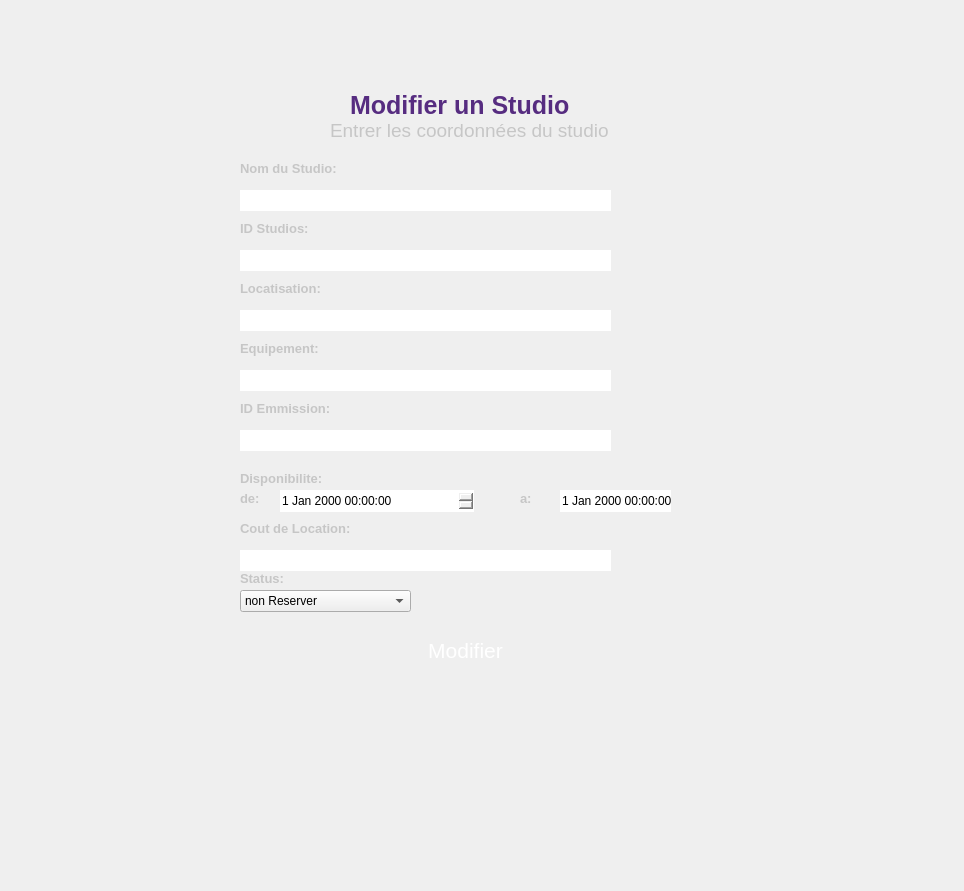
<?xml version="1.0" encoding="UTF-8"?>
<ui version="4.0">
 <class>updatestudios</class>
 <widget class="QDialog" name="updatestudios">
  <property name="geometry">
   <rect>
    <x>0</x>
    <y>0</y>
    <width>964</width>
    <height>891</height>
   </rect>
  </property>
  <property name="windowTitle">
   <string>Dialog</string>
  </property>
  <property name="styleSheet">
   <string notr="true">background-image: url(:/Sign In (1).png);</string>
  </property>
  <widget class="QLabel" name="label">
   <property name="geometry">
    <rect>
     <x>220</x>
     <y>20</y>
     <width>511</width>
     <height>671</height>
    </rect>
   </property>
   <property name="font">
    <font>
     <pointsize>12</pointsize>
    </font>
   </property>
   <property name="styleSheet">
    <string notr="true">border-image: url(:/Solid_white.png);
border: none;
border-radius:45px;</string>
   </property>
   <property name="text">
    <string/>
   </property>
  </widget>
  <widget class="QGroupBox" name="groupBox">
   <property name="geometry">
    <rect>
     <x>240</x>
     <y>140</y>
     <width>431</width>
     <height>481</height>
    </rect>
   </property>
   <property name="styleSheet">
    <string notr="true">background-image: url(:/Solid_white.png);
border: none;</string>
   </property>
   <property name="title">
    <string/>
   </property>
   <widget class="QLabel" name="label_5">
    <property name="geometry">
     <rect>
      <x>0</x>
      <y>20</y>
      <width>111</width>
      <height>16</height>
     </rect>
    </property>
    <property name="font">
     <font>
      <family>MS Sans Serif</family>
      <pointsize>10</pointsize>
      <weight>75</weight>
      <bold>true</bold>
     </font>
    </property>
    <property name="styleSheet">
     <string notr="true">color: rgb(198, 198, 198);</string>
    </property>
    <property name="text">
     <string>Nom du Studio:</string>
    </property>
   </widget>
   <widget class="QLineEdit" name="nom">
    <property name="geometry">
     <rect>
      <x>0</x>
      <y>50</y>
      <width>371</width>
      <height>21</height>
     </rect>
    </property>
    <property name="font">
     <font>
      <pointsize>14</pointsize>
     </font>
    </property>
    <property name="styleSheet">
     <string notr="true">border:2px;</string>
    </property>
   </widget>
   <widget class="QLabel" name="label_6">
    <property name="geometry">
     <rect>
      <x>0</x>
      <y>80</y>
      <width>131</width>
      <height>16</height>
     </rect>
    </property>
    <property name="font">
     <font>
      <family>MS Sans Serif</family>
      <pointsize>10</pointsize>
      <weight>75</weight>
      <bold>true</bold>
     </font>
    </property>
    <property name="styleSheet">
     <string notr="true">color: rgb(198, 198, 198);</string>
    </property>
    <property name="text">
     <string>ID Studios:</string>
    </property>
   </widget>
   <widget class="QLineEdit" name="id1">
    <property name="geometry">
     <rect>
      <x>0</x>
      <y>110</y>
      <width>371</width>
      <height>21</height>
     </rect>
    </property>
    <property name="font">
     <font>
      <pointsize>14</pointsize>
     </font>
    </property>
    <property name="styleSheet">
     <string notr="true">border:2px;</string>
    </property>
   </widget>
   <widget class="QLabel" name="label_7">
    <property name="geometry">
     <rect>
      <x>0</x>
      <y>140</y>
      <width>131</width>
      <height>16</height>
     </rect>
    </property>
    <property name="font">
     <font>
      <family>MS Sans Serif</family>
      <pointsize>10</pointsize>
      <weight>75</weight>
      <bold>true</bold>
     </font>
    </property>
    <property name="styleSheet">
     <string notr="true">color: rgb(198, 198, 198);</string>
    </property>
    <property name="text">
     <string>Locatisation:</string>
    </property>
   </widget>
   <widget class="QLineEdit" name="loc">
    <property name="geometry">
     <rect>
      <x>0</x>
      <y>170</y>
      <width>371</width>
      <height>21</height>
     </rect>
    </property>
    <property name="font">
     <font>
      <pointsize>14</pointsize>
     </font>
    </property>
    <property name="styleSheet">
     <string notr="true">border:2px;</string>
    </property>
   </widget>
   <widget class="QLineEdit" name="eq">
    <property name="geometry">
     <rect>
      <x>0</x>
      <y>230</y>
      <width>371</width>
      <height>21</height>
     </rect>
    </property>
    <property name="font">
     <font>
      <pointsize>14</pointsize>
     </font>
    </property>
    <property name="styleSheet">
     <string notr="true">border:2px;</string>
    </property>
   </widget>
   <widget class="QLabel" name="label_8">
    <property name="geometry">
     <rect>
      <x>0</x>
      <y>200</y>
      <width>131</width>
      <height>16</height>
     </rect>
    </property>
    <property name="font">
     <font>
      <family>MS Sans Serif</family>
      <pointsize>10</pointsize>
      <weight>75</weight>
      <bold>true</bold>
     </font>
    </property>
    <property name="styleSheet">
     <string notr="true">color: rgb(198, 198, 198);</string>
    </property>
    <property name="text">
     <string>Equipement:</string>
    </property>
   </widget>
   <widget class="QLabel" name="label_9">
    <property name="geometry">
     <rect>
      <x>0</x>
      <y>260</y>
      <width>131</width>
      <height>16</height>
     </rect>
    </property>
    <property name="font">
     <font>
      <family>MS Sans Serif</family>
      <pointsize>10</pointsize>
      <weight>75</weight>
      <bold>true</bold>
     </font>
    </property>
    <property name="styleSheet">
     <string notr="true">color: rgb(198, 198, 198);</string>
    </property>
    <property name="text">
     <string>ID Emmission:</string>
    </property>
   </widget>
   <widget class="QLineEdit" name="id2">
    <property name="geometry">
     <rect>
      <x>0</x>
      <y>290</y>
      <width>371</width>
      <height>21</height>
     </rect>
    </property>
    <property name="font">
     <font>
      <pointsize>14</pointsize>
     </font>
    </property>
    <property name="styleSheet">
     <string notr="true">border:2px;</string>
    </property>
   </widget>
   <widget class="QLabel" name="label_10">
    <property name="geometry">
     <rect>
      <x>0</x>
      <y>430</y>
      <width>131</width>
      <height>16</height>
     </rect>
    </property>
    <property name="font">
     <font>
      <family>MS Sans Serif</family>
      <pointsize>10</pointsize>
      <weight>75</weight>
      <bold>true</bold>
     </font>
    </property>
    <property name="styleSheet">
     <string notr="true">color: rgb(198, 198, 198);</string>
    </property>
    <property name="text">
     <string>Status:</string>
    </property>
   </widget>
   <widget class="QLabel" name="label_11">
    <property name="geometry">
     <rect>
      <x>0</x>
      <y>380</y>
      <width>131</width>
      <height>16</height>
     </rect>
    </property>
    <property name="font">
     <font>
      <family>MS Sans Serif</family>
      <pointsize>10</pointsize>
      <weight>75</weight>
      <bold>true</bold>
     </font>
    </property>
    <property name="styleSheet">
     <string notr="true">color: rgb(198, 198, 198);</string>
    </property>
    <property name="text">
     <string>Cout de Location:</string>
    </property>
   </widget>
   <widget class="QLabel" name="label_12">
    <property name="geometry">
     <rect>
      <x>0</x>
      <y>330</y>
      <width>131</width>
      <height>16</height>
     </rect>
    </property>
    <property name="font">
     <font>
      <family>MS Sans Serif</family>
      <pointsize>10</pointsize>
      <weight>75</weight>
      <bold>true</bold>
     </font>
    </property>
    <property name="styleSheet">
     <string notr="true">color: rgb(198, 198, 198);</string>
    </property>
    <property name="text">
     <string>Disponibilite:</string>
    </property>
   </widget>
   <widget class="QLineEdit" name="cout">
    <property name="geometry">
     <rect>
      <x>0</x>
      <y>410</y>
      <width>371</width>
      <height>21</height>
     </rect>
    </property>
    <property name="font">
     <font>
      <pointsize>14</pointsize>
     </font>
    </property>
    <property name="styleSheet">
     <string notr="true">border:2px;</string>
    </property>
   </widget>
   <widget class="QDateTimeEdit" name="date1">
    <property name="geometry">
     <rect>
      <x>40</x>
      <y>350</y>
      <width>194</width>
      <height>22</height>
     </rect>
    </property>
   </widget>
   <widget class="QDateTimeEdit" name="date2">
    <property name="geometry">
     <rect>
      <x>320</x>
      <y>350</y>
      <width>194</width>
      <height>22</height>
     </rect>
    </property>
   </widget>
   <widget class="QLabel" name="label_13">
    <property name="geometry">
     <rect>
      <x>0</x>
      <y>350</y>
      <width>31</width>
      <height>16</height>
     </rect>
    </property>
    <property name="font">
     <font>
      <family>MS Sans Serif</family>
      <pointsize>10</pointsize>
      <weight>75</weight>
      <bold>true</bold>
     </font>
    </property>
    <property name="styleSheet">
     <string notr="true">color: rgb(198, 198, 198);</string>
    </property>
    <property name="text">
     <string>de:</string>
    </property>
   </widget>
   <widget class="QLabel" name="label_14">
    <property name="geometry">
     <rect>
      <x>280</x>
      <y>350</y>
      <width>21</width>
      <height>16</height>
     </rect>
    </property>
    <property name="font">
     <font>
      <family>MS Sans Serif</family>
      <pointsize>10</pointsize>
      <weight>75</weight>
      <bold>true</bold>
     </font>
    </property>
    <property name="styleSheet">
     <string notr="true">color: rgb(198, 198, 198);</string>
    </property>
    <property name="text">
     <string>a:</string>
    </property>
   </widget>
  </widget>
  <widget class="QLabel" name="label_3">
   <property name="geometry">
    <rect>
     <x>350</x>
     <y>90</y>
     <width>331</width>
     <height>31</height>
    </rect>
   </property>
   <property name="font">
    <font>
     <family>MS Sans Serif</family>
     <pointsize>19</pointsize>
     <weight>75</weight>
     <bold>true</bold>
    </font>
   </property>
   <property name="styleSheet">
    <string notr="true">color: rgb(86, 44, 128);
background-image: url(:/Solid_white.png);</string>
   </property>
   <property name="text">
    <string>Modifier un Studio</string>
   </property>
  </widget>
  <widget class="QLabel" name="label_2">
   <property name="geometry">
    <rect>
     <x>280</x>
     <y>0</y>
     <width>341</width>
     <height>91</height>
    </rect>
   </property>
   <property name="styleSheet">
    <string notr="true">background-image: url(:/Tv_tally_mtarfeskhir 1.png);</string>
   </property>
   <property name="text">
    <string/>
   </property>
  </widget>
  <widget class="QLabel" name="label_4">
   <property name="geometry">
    <rect>
     <x>330</x>
     <y>120</y>
     <width>351</width>
     <height>20</height>
    </rect>
   </property>
   <property name="font">
    <font>
     <pointsize>14</pointsize>
    </font>
   </property>
   <property name="styleSheet">
    <string notr="true">color: rgb(198, 198, 198);
background-image: url(:/Solid_white.png);</string>
   </property>
   <property name="text">
    <string>Entrer les coordonnées du studio</string>
   </property>
  </widget>
  <widget class="QComboBox" name="stat">
   <property name="geometry">
    <rect>
     <x>240</x>
     <y>590</y>
     <width>171</width>
     <height>22</height>
    </rect>
   </property>
   <item>
    <property name="text">
     <string>non Reserver</string>
    </property>
   </item>
   <item>
    <property name="text">
     <string>Reserver</string>
    </property>
   </item>
  </widget>
  <widget class="QPushButton" name="pushButton">
   <property name="geometry">
    <rect>
     <x>240</x>
     <y>630</y>
     <width>451</width>
     <height>41</height>
    </rect>
   </property>
   <property name="font">
    <font>
     <family>MS Shell Dlg 2</family>
     <pointsize>16</pointsize>
     <weight>50</weight>
     <italic>false</italic>
     <bold>false</bold>
    </font>
   </property>
   <property name="styleSheet">
    <string notr="true">QPushButton{
background:url(&quot;C:/Users/AYMEN/Desktop/qt/Rectangle 1.png&quot;);
color: rgb(255, 255, 255);
font: 16pt &quot;MS Shell Dlg 2&quot;;
border-radius:10px;
border: none;
}
QPushButton:hover{
 
	color: rgb(0, 0, 0);
	background-color: rgb(131, 131, 131);

}</string>
   </property>
   <property name="text">
    <string>Modifier</string>
   </property>
  </widget>
  <zorder>label</zorder>
  <zorder>label_3</zorder>
  <zorder>label_2</zorder>
  <zorder>label_4</zorder>
  <zorder>groupBox</zorder>
  <zorder>stat</zorder>
  <zorder>pushButton</zorder>
 </widget>
 <resources/>
 <connections/>
</ui>
